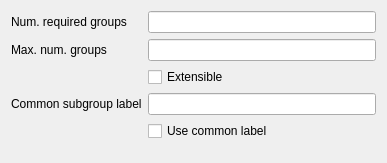
<?xml version="1.0" encoding="UTF-8"?>
<ui version="4.0">
 <class>ItemDefGroupForm</class>
 <widget class="QWidget" name="ItemDefGroupForm">
  <property name="geometry">
   <rect>
    <x>0</x>
    <y>0</y>
    <width>387</width>
    <height>163</height>
   </rect>
  </property>
  <property name="windowTitle">
   <string>Form</string>
  </property>
  <layout class="QFormLayout" name="formLayout">
   <item row="0" column="0">
    <widget class="QLabel" name="label">
     <property name="text">
      <string>Num. required groups</string>
     </property>
    </widget>
   </item>
   <item row="0" column="1">
    <widget class="QLineEdit" name="leNumReqGroups"/>
   </item>
   <item row="1" column="0">
    <widget class="QLabel" name="label_2">
     <property name="text">
      <string>Max. num. groups</string>
     </property>
    </widget>
   </item>
   <item row="1" column="1">
    <widget class="QLineEdit" name="leMaxNumGroups"/>
   </item>
   <item row="2" column="1">
    <widget class="QCheckBox" name="cbExtensible">
     <property name="text">
      <string>Extensible</string>
     </property>
    </widget>
   </item>
   <item row="3" column="0">
    <widget class="QLabel" name="label_3">
     <property name="text">
      <string>Common subgroup label</string>
     </property>
    </widget>
   </item>
   <item row="3" column="1">
    <widget class="QLineEdit" name="leCommonLabel"/>
   </item>
   <item row="4" column="1">
    <widget class="QCheckBox" name="cbCommonLabel">
     <property name="text">
      <string>Use common label</string>
     </property>
    </widget>
   </item>
  </layout>
 </widget>
 <resources/>
 <connections/>
</ui>
